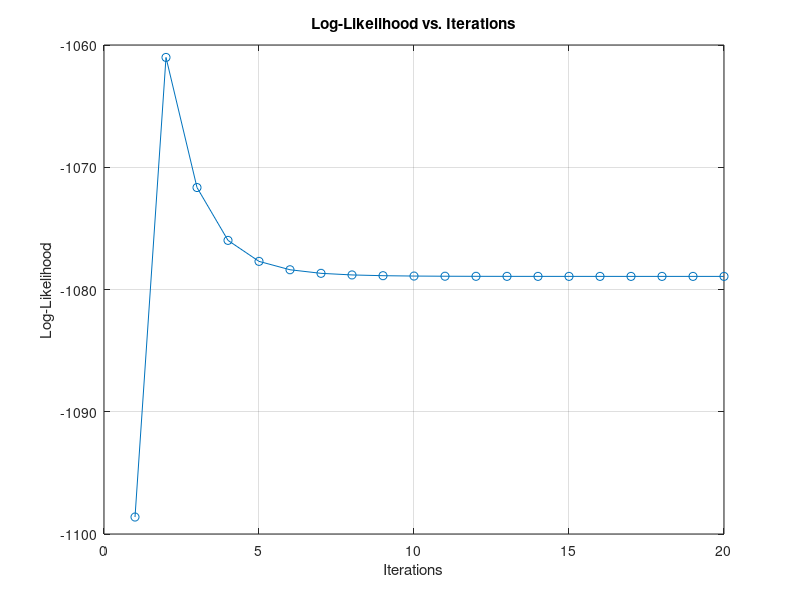
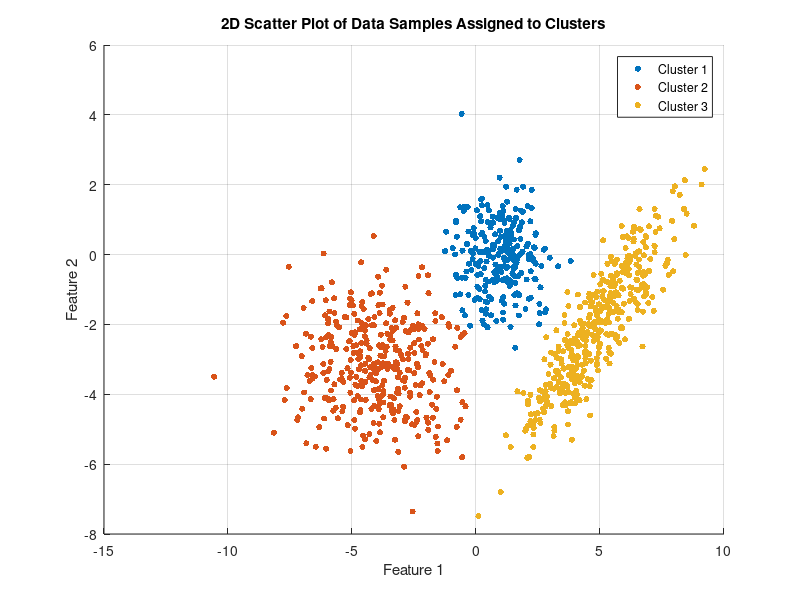
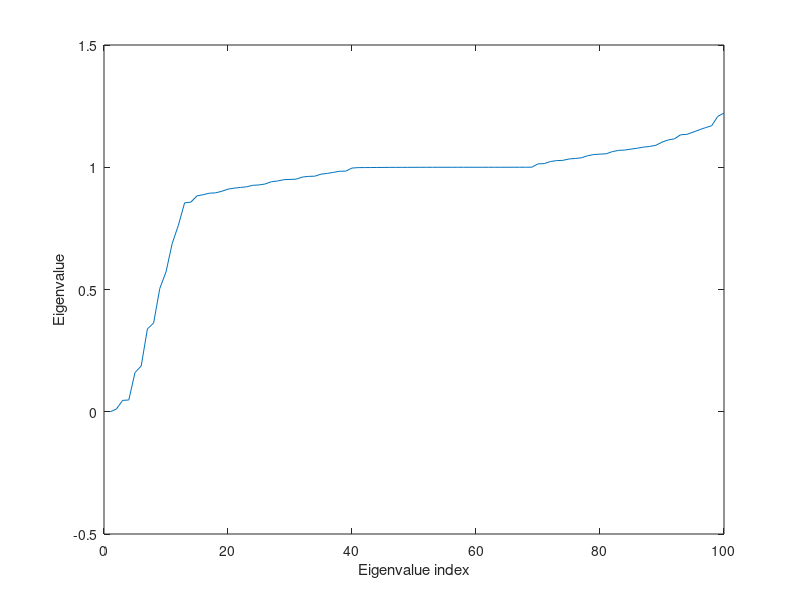
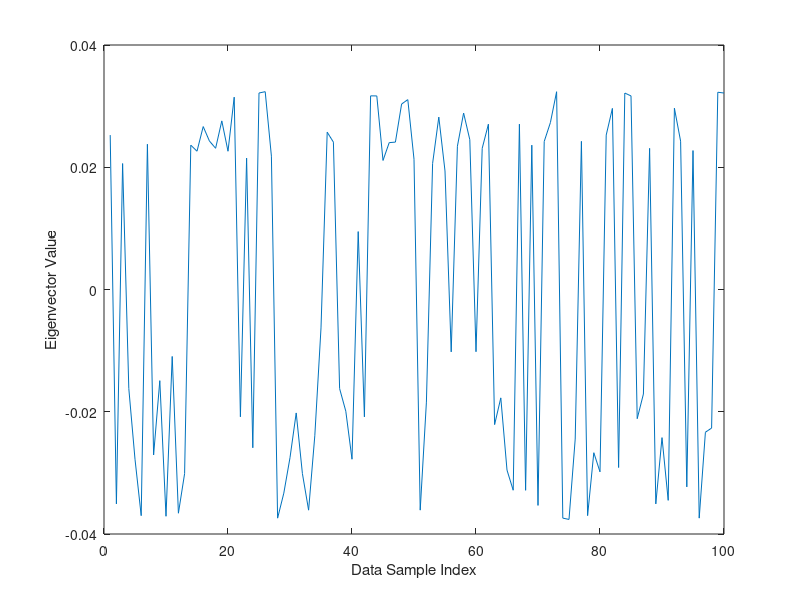

Write MATLAB code to recreate these figures, in order.
% Load the dataset
data = load('GMD_Train_S24.dat');

% Initialize constants and parameters
K = 3; % Number of mixture components
D = size(data, 2); % Dimensionality of data
max_iters = 20; % Maximum number of iterations

% Initialize the model parameters
% Initialize mixture weights
pi_k = ones(1, K) / K;


Sigma_k = repmat(eye(D), [1, 1, K]);

mu_k = [0, 0; -1, -1; 4, 0];

log_likelihood = zeros(max_iters, 1);

for iter = 1:max_iters

    r_ik = zeros(size(data, 1), K);
    for k = 1:K
        r_ik(:, k) = pi_k(k) * mvnpdf(data, mu_k(k, :), Sigma_k(:, :, k));
    end
    r_ik = r_ik ./ sum(r_ik, 2);

   
    log_likelihood(iter) = sum(log(sum(r_ik .* pi_k, 2)));
    

    N_k = sum(r_ik, 1);
    pi_k = N_k / sum(N_k);
    for k = 1:K
        mu_k(k, :) = sum(data .* r_ik(:, k), 1) / N_k(k);
        Sigma_k(:, :, k) = (data - mu_k(k, :))' * diag(r_ik(:, k)) * (data - mu_k(k, :)) / N_k(k);
    end
end

figure;
plot(1:max_iters, log_likelihood, 'o-');
xlabel('Iterations');
ylabel('Log-Likelihood');
title('Log-Likelihood vs. Iterations');
grid on;

r_ik_final = zeros(size(data, 1), K);
for k = 1:K
    r_ik_final(:, k) = pi_k(k) * mvnpdf(data, mu_k(k, :), Sigma_k(:, :, k));
end
r_ik_final = r_ik_final ./ sum(r_ik_final, 2);


[~, cluster_indices] = max(r_ik_final, [], 2);


color_map = lines(K); % Use different colors for each cluster


figure;
for k = 1:K
    cluster_data = data(cluster_indices == k, :);
    scatter(cluster_data(:, 1), cluster_data(:, 2), 20, color_map(k, :), 'filled');
    hold on;
end


xlabel('Feature 1');
ylabel('Feature 2');
title('2D Scatter Plot of Data Samples Assigned to Clusters');
legend({'Cluster 1', 'Cluster 2', 'Cluster 3'}, 'Location', 'best');
grid on;



data = load('HalfMoon_S24.txt');
X = data(:,1:2);


sigma2 = 1;
epsilon = 0.5;


W = zeros(size(X,1), size(X,1));
for i = 1:size(X,1)
    for j = 1:size(X,1)
        if norm(X(i,:) - X(j,:)) <= epsilon
            W(i,j) = exp(-norm(X(i,:) - X(j,:))^2 / (2*sigma2));
        end
    end
end


D = diag(sum(W, 2));


L = D - W;


[V, E] = eig(L, D);


figure;
plot(diag(E));
xlabel('Eigenvalue index');
ylabel('Eigenvalue');


[~, idx] = sort(diag(E));
y = V(:, idx(2));


figure;
plot(y);
xlabel('Data Sample Index');
ylabel('Eigenvector Value');


threshold = mean(y);


cluster1 = X(y <= threshold, :);
cluster2 = X(y > threshold, :);


figure;
scatter(cluster1(:,1), cluster1(:,2), 'r', 'filled');
hold on;
scatter(cluster2(:,1), cluster2(:,2), 'b', 'filled');
hold off;
xlabel('Feature 1');
ylabel('Feature 2');
legend('Cluster 1', 'Cluster 2');



data = load('GMD_Train_S24.dat');


K = 3; 
N = size(data, 1); 
d = size(data, 2); 
iterations = 20; 


pi_k = ones(1, K) ./ K; 
mu_k = [0 0; -1 -1; 4 0]; 
sigma_k = repmat(eye(d), [1 1 K]); 


log_likelihood = zeros(iterations, 1);


for iter = 1:iterations
   
    gamma_nk = zeros(N, K);
    for k = 1:K
        gamma_nk(:, k) = mvnpdf(data, mu_k(k, :), sigma_k(:, :, k)) * pi_k(k);
    end
    gamma_nk = gamma_nk ./ sum(gamma_nk, 2);

 
    Nk = sum(gamma_nk, 1);
    pi_k = Nk / N;
    mu_k = (gamma_nk' * data) ./ Nk';
    for k = 1:K
        data_centered = data - mu_k(k, :);
        sigma_k(:, :, k) = (data_centered' * (gamma_nk(:, k) .* data_centered)) ./ Nk(k);
    end

    
    log_likelihood(iter) = sum(log(sum(gamma_nk * pi_k')));

   
    if iter > 1 && abs(log_likelihood(iter) - log_likelihood(iter-1)) < 1e-6
        break;
    end
end


figure;
plot(1:iter, log_likelihood(1:iter), '-o');
xlabel('Iteration');
ylabel('Log-Likelihood');
title('Log-Likelihood vs Iteration');


[~, k_star] = max(gamma_nk, [], 2);


figure;
scatter(data(k_star == 1, 1), data(k_star == 1, 2), 'r');
hold on;
scatter(data(k_star == 2, 1), data(k_star == 2, 2), 'b');
scatter(data(k_star == 3, 1), data(k_star == 3, 2), 'g');
legend('Cluster 1', 'Cluster 2', 'Cluster 3');
xlabel('Feature 1');
ylabel('Feature 2');
title('Data samples assigned to each cluster');
hold off;


fprintf('Final Mixture Weights: %s\n', num2str(pi_k));
fprintf('Final Mean Vectors: %s\n', num2str(mu_k));
for k = 1:K
    fprintf('Final Covariance Matrix for Cluster %d:\n', k);
    disp(sigma_k(:, :, k));
end

